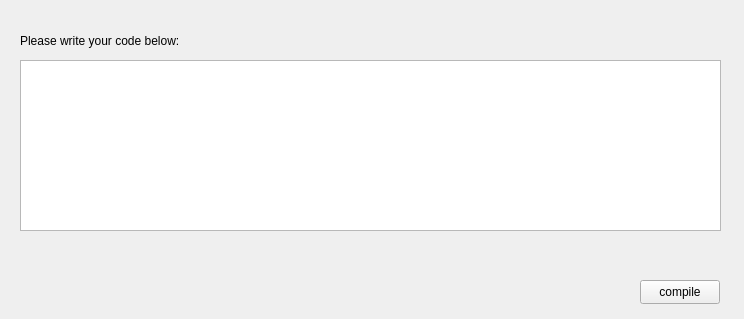
<?xml version="1.0" encoding="UTF-8"?>
<ui version="4.0">
 <class>MainWindow</class>
 <widget class="QMainWindow" name="MainWindow">
  <property name="geometry">
   <rect>
    <x>0</x>
    <y>0</y>
    <width>744</width>
    <height>319</height>
   </rect>
  </property>
  <property name="windowTitle">
   <string>MainWindow</string>
  </property>
  <widget class="QWidget" name="centralwidget">
   <widget class="QLabel" name="label">
    <property name="geometry">
     <rect>
      <x>20</x>
      <y>20</y>
      <width>171</width>
      <height>41</height>
     </rect>
    </property>
    <property name="text">
     <string>Please write your code below:</string>
    </property>
   </widget>
   <widget class="QPushButton" name="compilebtn">
    <property name="geometry">
     <rect>
      <x>640</x>
      <y>280</y>
      <width>80</width>
      <height>24</height>
     </rect>
    </property>
    <property name="text">
     <string>compile</string>
    </property>
   </widget>
   <widget class="QLabel" name="output">
    <property name="geometry">
     <rect>
      <x>310</x>
      <y>220</y>
      <width>171</width>
      <height>31</height>
     </rect>
    </property>
    <property name="text">
     <string/>
    </property>
   </widget>
   <widget class="QTextEdit" name="textarea">
    <property name="geometry">
     <rect>
      <x>20</x>
      <y>60</y>
      <width>701</width>
      <height>171</height>
     </rect>
    </property>
   </widget>
   <widget class="QLabel" name="label_2">
    <property name="geometry">
     <rect>
      <x>20</x>
      <y>250</y>
      <width>591</width>
      <height>51</height>
     </rect>
    </property>
    <property name="text">
     <string/>
    </property>
   </widget>
  </widget>
 </widget>
 <resources/>
 <connections/>
</ui>
